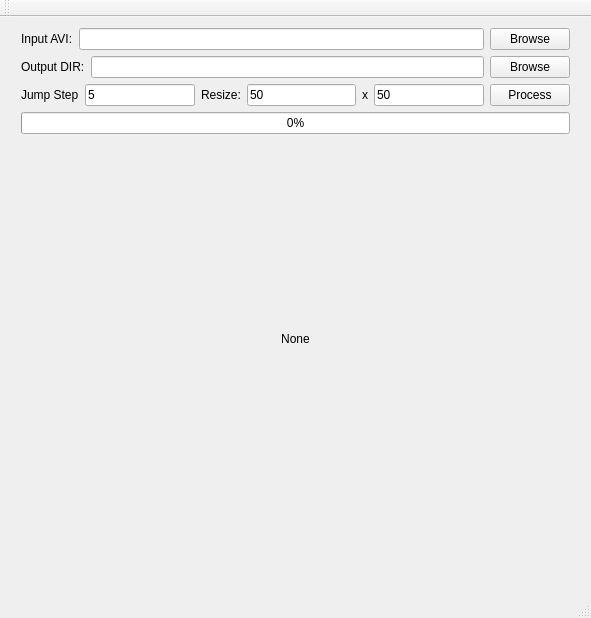
<?xml version="1.0" encoding="UTF-8"?>
<ui version="4.0">
 <class>MainWindow</class>
 <widget class="QMainWindow" name="MainWindow">
  <property name="geometry">
   <rect>
    <x>0</x>
    <y>0</y>
    <width>591</width>
    <height>618</height>
   </rect>
  </property>
  <property name="windowTitle">
   <string>MainWindow</string>
  </property>
  <widget class="QWidget" name="centralWidget">
   <widget class="QWidget" name="verticalLayoutWidget">
    <property name="geometry">
     <rect>
      <x>10</x>
      <y>0</y>
      <width>571</width>
      <height>531</height>
     </rect>
    </property>
    <layout class="QVBoxLayout" name="verticalLayout">
     <item>
      <layout class="QHBoxLayout" name="horizontalLayout">
       <item>
        <widget class="QLabel" name="label">
         <property name="text">
          <string>Input AVI:</string>
         </property>
        </widget>
       </item>
       <item>
        <widget class="QLineEdit" name="textInput"/>
       </item>
       <item>
        <widget class="QPushButton" name="pushButton">
         <property name="text">
          <string>Browse</string>
         </property>
        </widget>
       </item>
      </layout>
     </item>
     <item>
      <layout class="QHBoxLayout" name="horizontalLayout_2">
       <item>
        <widget class="QLabel" name="label_2">
         <property name="text">
          <string>Output DIR:</string>
         </property>
        </widget>
       </item>
       <item>
        <widget class="QLineEdit" name="textOutput"/>
       </item>
       <item>
        <widget class="QPushButton" name="pushButton_2">
         <property name="text">
          <string>Browse</string>
         </property>
        </widget>
       </item>
      </layout>
     </item>
     <item>
      <layout class="QHBoxLayout" name="horizontalLayout_3">
       <item>
        <widget class="QLabel" name="label_3">
         <property name="text">
          <string>Jump Step</string>
         </property>
        </widget>
       </item>
       <item>
        <widget class="QLineEdit" name="textJump">
         <property name="text">
          <string>5</string>
         </property>
        </widget>
       </item>
       <item>
        <widget class="QLabel" name="label_4">
         <property name="text">
          <string>Resize:</string>
         </property>
        </widget>
       </item>
       <item>
        <widget class="QLineEdit" name="textWidth">
         <property name="text">
          <string>50</string>
         </property>
        </widget>
       </item>
       <item>
        <widget class="QLabel" name="label_5">
         <property name="text">
          <string>x</string>
         </property>
        </widget>
       </item>
       <item>
        <widget class="QLineEdit" name="textHeight">
         <property name="text">
          <string>50</string>
         </property>
        </widget>
       </item>
       <item>
        <widget class="QPushButton" name="btnProcess">
         <property name="text">
          <string>Process</string>
         </property>
        </widget>
       </item>
      </layout>
     </item>
     <item>
      <layout class="QHBoxLayout" name="horizontalLayout_4">
       <item>
        <widget class="QProgressBar" name="progressBar">
         <property name="value">
          <number>0</number>
         </property>
        </widget>
       </item>
      </layout>
     </item>
     <item>
      <widget class="QLabel" name="lblVideo">
       <property name="sizePolicy">
        <sizepolicy hsizetype="Expanding" vsizetype="Expanding">
         <horstretch>0</horstretch>
         <verstretch>0</verstretch>
        </sizepolicy>
       </property>
       <property name="text">
        <string>None</string>
       </property>
       <property name="alignment">
        <set>Qt::AlignCenter</set>
       </property>
      </widget>
     </item>
    </layout>
   </widget>
  </widget>
  <widget class="QMenuBar" name="menuBar">
   <property name="geometry">
    <rect>
     <x>0</x>
     <y>0</y>
     <width>591</width>
     <height>31</height>
    </rect>
   </property>
  </widget>
  <widget class="QToolBar" name="mainToolBar">
   <attribute name="toolBarArea">
    <enum>TopToolBarArea</enum>
   </attribute>
   <attribute name="toolBarBreak">
    <bool>false</bool>
   </attribute>
  </widget>
  <widget class="QStatusBar" name="statusBar"/>
 </widget>
 <layoutdefault spacing="6" margin="11"/>
 <resources/>
 <connections>
  <connection>
   <sender>pushButton_2</sender>
   <signal>clicked()</signal>
   <receiver>MainWindow</receiver>
   <slot>outputDir()</slot>
   <hints>
    <hint type="sourcelabel">
     <x>578</x>
     <y>119</y>
    </hint>
    <hint type="destinationlabel">
     <x>590</x>
     <y>129</y>
    </hint>
   </hints>
  </connection>
  <connection>
   <sender>btnProcess</sender>
   <signal>clicked()</signal>
   <receiver>MainWindow</receiver>
   <slot>process()</slot>
   <hints>
    <hint type="sourcelabel">
     <x>578</x>
     <y>160</y>
    </hint>
    <hint type="destinationlabel">
     <x>481</x>
     <y>148</y>
    </hint>
   </hints>
  </connection>
  <connection>
   <sender>pushButton</sender>
   <signal>clicked()</signal>
   <receiver>MainWindow</receiver>
   <slot>inputFile()</slot>
   <hints>
    <hint type="sourcelabel">
     <x>572</x>
     <y>58</y>
    </hint>
    <hint type="destinationlabel">
     <x>571</x>
     <y>118</y>
    </hint>
   </hints>
  </connection>
 </connections>
 <slots>
  <slot>inputFile()</slot>
  <slot>outputDir()</slot>
  <slot>process()</slot>
 </slots>
</ui>
